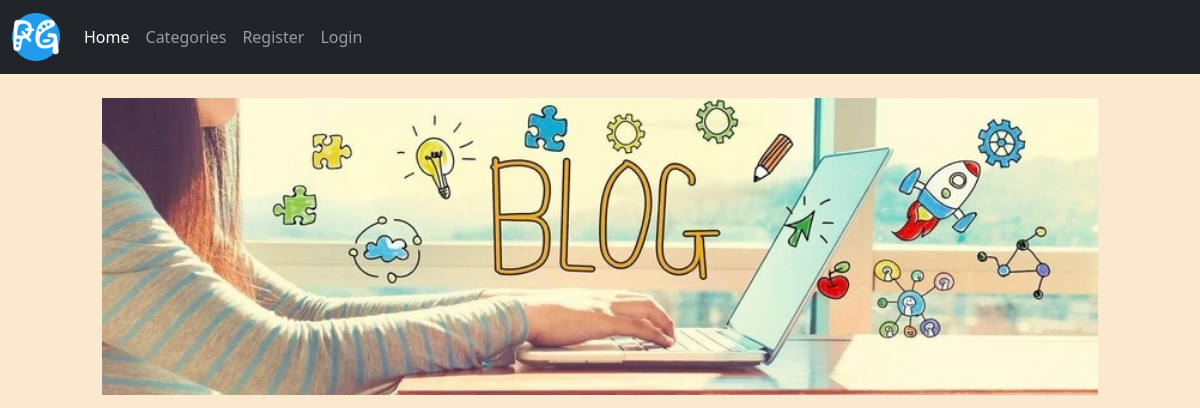
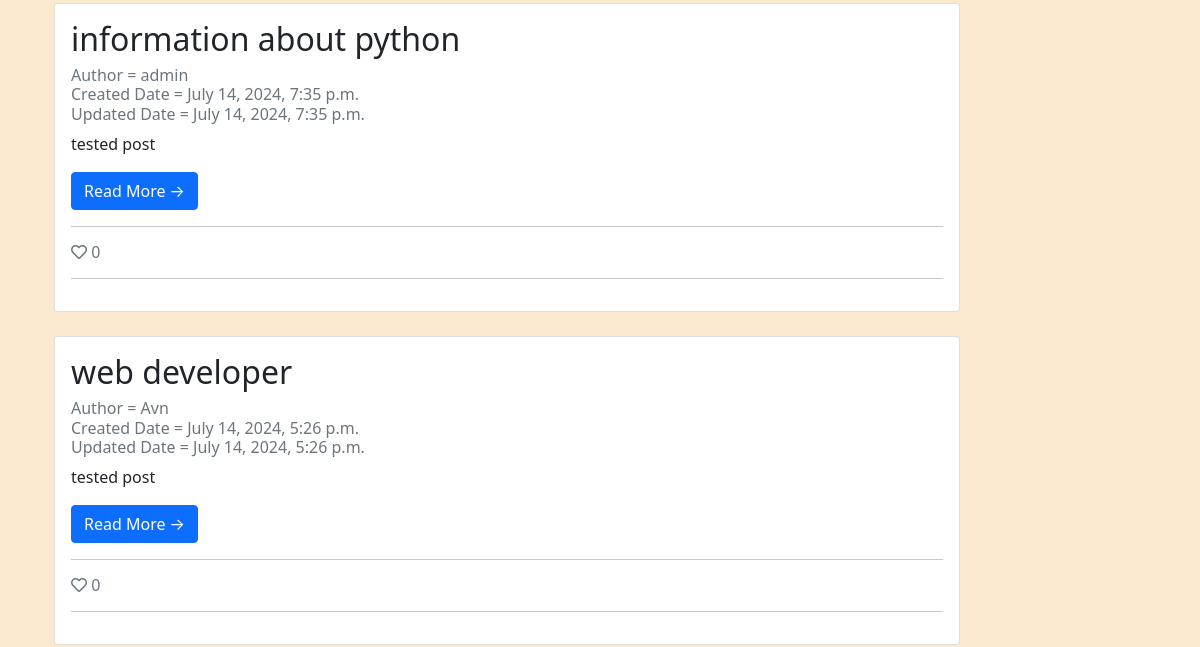
The app's page / (upper part), older data (2 pictures, top to bottom).
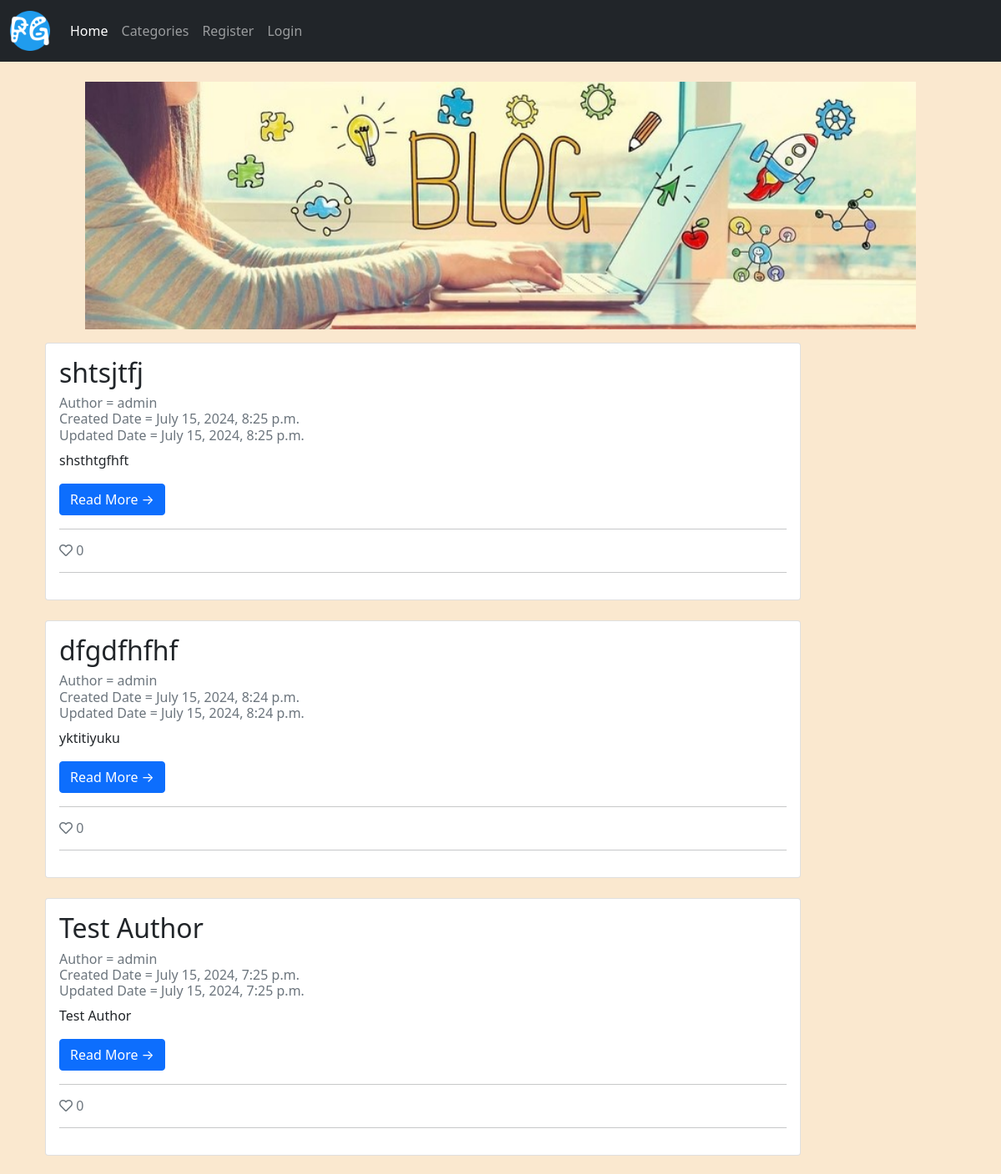
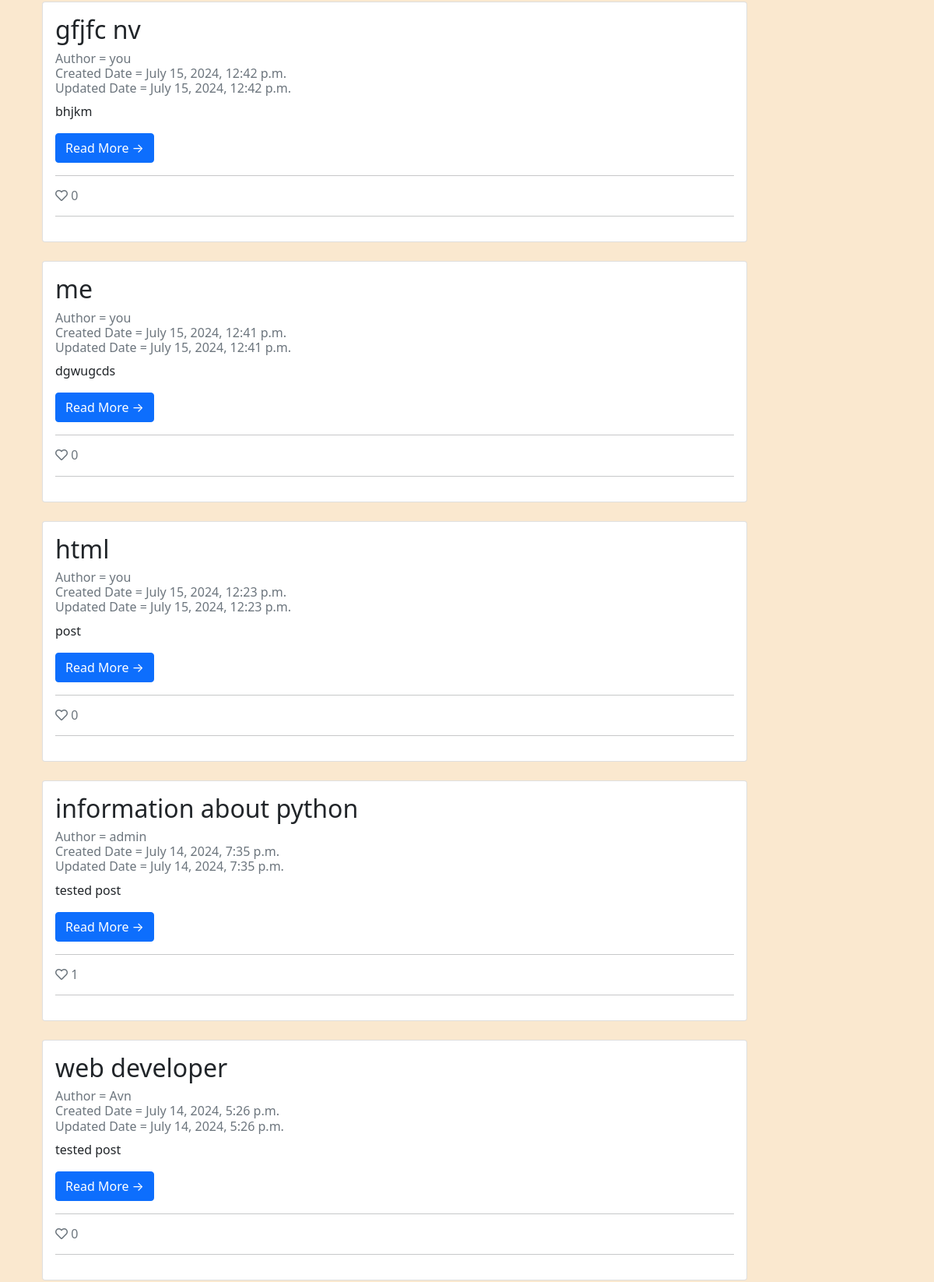
The same page, newer data (2 pictures, top to bottom).
### blogapp/models.py (models this page shows, shortened)
class Post(models.Model):
    title = models.CharField(max_length=255, unique= False)
    slug = models.SlugField(max_length=200)
    author = models.ForeignKey(get_user_model(), on_delete=models.CASCADE, related_name="blog_posts")
    date_posted = models.DateTimeField(auto_now_add=True)
    category = models.CharField(max_length=255, default='coding')
    content = models.TextField()
    likes = models.ManyToManyField(User,related_name = 'blogpost_like', blank= True)
    update_date = models.DateTimeField(default=timezone.now)
    snippet = models.CharField(max_length=255)
    blog_image = models.ImageField(null=True, blank=True, upload_to="images/" )
    class Meta:
        ordering = ['-date_posted']
    def total_likes(self):
        return self.likes.count()

### blogapp/views.py (the view)
# urls.py: path('', HomeView.as_view(), name = "home"),
class HomeView(ListView):
    model = Post
    cat= Category.objects.all()
    template_name = 'homepage.html'
    ordering = ['-date_posted']
    def get_context_data(self, *args, **kwargs):
        cat_menu = Category.objects.all()
        context = super(HomeView,self).get_context_data(*args, **kwargs)
        context["cat_menu"] = cat_menu
        return context

### templates/homepage.html (shortened to what this page needs)
{% extends "base.html" %}
{% block content %}
<div class="container-fluid">
    <div class="row">
        <div class="col-md-10 mt-3 left">
            {% for post in post_list %}
                <div class="card mb-4">
                    <div class="card-body">
                        <h2 class="card-title">{{ post.title }} </h2>
                        <p class="card-text text-muted h6">
                          Author = {{ post.author }} <br> Created Date = {{ post.date_posted}}
                        <br> Updated Date = {{ post.update_date }} </p>
                        <p class="card-text">{{post.snippet}}</p>
                        <a href="{% url 'post_detail' post.pk  %}" class="btn btn-primary"> Read More &rarr; </a>
                        <hr/>
                        <p class="card-text text-muted h6"><i class="far fa-heart"></i>
                        {{ post.total_likes }}
                        </p>
                        <hr/>
                    </div>
                </div>
            {% endfor %}
        </div>
    </div>
</div>
<br><br><br><br>
{% endblock %}

Row changes from the older to the newer data that the page shows:
added Post: title "shtsjtfj", author "admin", date_posted "July 15, 2024, 8:25 p.m.", update_date "July 15, 2024, 8:25 p.m.", snippet "shsthtgfhft", total_likes "0"
added Post: title "dfgdfhfhf", author "admin", date_posted "July 15, 2024, 8:24 p.m.", update_date "July 15, 2024, 8:24 p.m.", snippet "yktitiyuku", total_likes "0"
added Post: title "Test Author", author "admin", date_posted "July 15, 2024, 7:25 p.m.", update_date "July 15, 2024, 7:25 p.m.", snippet "Test Author", total_likes "0"
added Post: title "gfjfc nv", author "you", date_posted "July 15, 2024, 12:42 p.m.", update_date "July 15, 2024, 12:42 p.m.", snippet "bhjkm", total_likes "0"
added Post: title "me", author "you", date_posted "July 15, 2024, 12:41 p.m.", update_date "July 15, 2024, 12:41 p.m.", snippet "dgwugcds", total_likes "0"
added Post: title "html", author "you", date_posted "July 15, 2024, 12:23 p.m.", update_date "July 15, 2024, 12:23 p.m.", snippet "post", total_likes "0"
computed for Post "information about python": total_likes "0" → "1"
